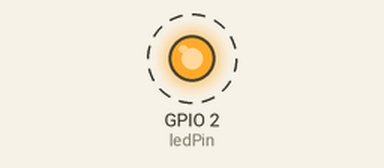
Simulated run of this sketch. Board: ESP32. Shown: output pins drawn as LEDs (lit = HIGH). Dashed ring = blinking.

Above: at 0.2 s.
Timing chart, 0 to 3.0 s (numbered marks = the images above):
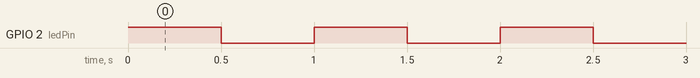

Measured:
- by itself, GPIO 2 (ledPin): alternates HIGH for 0.50 s and LOW for 0.50 s

The sketch:

hello.ino
```cpp
int ledPin = 2;

void setup()
{
    pinMode(ledPin, OUTPUT);
    Serial.begin(115200);
}

void loop()
{
    digitalWrite(ledPin, HIGH);
    delay(500);
    digitalWrite(ledPin, LOW);
    delay(500);
}
```
